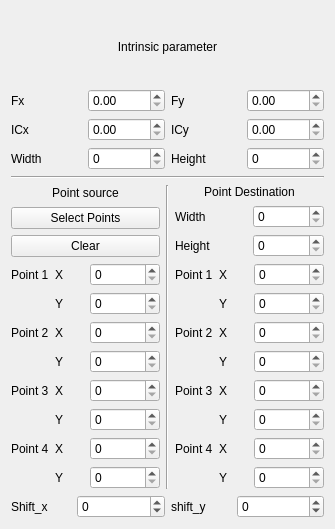
              <widget class="QWidget" name="page_3">
               <property name="geometry">
                <rect>
                 <x>0</x>
                 <y>0</y>
                 <width>335</width>
                 <height>529</height>
                </rect>
               </property>
               <attribute name="label">
                <string>Image 3</string>
               </attribute>
               <layout class="QVBoxLayout" name="verticalLayout_27">
                <item>
                 <layout class="QVBoxLayout" name="verticalLayout_18">
                  <item>
                   <widget class="QLabel" name="label_79">
                    <property name="text">
                     <string>Intrinsic parameter</string>
                    </property>
                    <property name="alignment">
                     <set>Qt::AlignCenter</set>
                    </property>
                   </widget>
                  </item>
                  <item>
                   <layout class="QGridLayout" name="gridLayout_10">
                    <item row="0" column="3">
                     <widget class="QDoubleSpinBox" name="doubleSpinBox_fy_2">
                      <property name="maximum">
                       <double>10000.000000000000000</double>
                      </property>
                     </widget>
                    </item>
                    <item row="2" column="3">
                     <widget class="QDoubleSpinBox" name="doubleSpinBox_icy_2">
                      <property name="maximum">
                       <double>10000.000000000000000</double>
                      </property>
                     </widget>
                    </item>
                    <item row="2" column="2">
                     <widget class="QLabel" name="label_80">
                      <property name="text">
                       <string>ICy</string>
                      </property>
                     </widget>
                    </item>
                    <item row="0" column="2">
                     <widget class="QLabel" name="label_81">
                      <property name="text">
                       <string>Fy</string>
                      </property>
                     </widget>
                    </item>
                    <item row="2" column="0">
                     <widget class="QLabel" name="label_82">
                      <property name="text">
                       <string>ICx</string>
                      </property>
                     </widget>
                    </item>
                    <item row="3" column="0">
                     <widget class="QLabel" name="label_83">
                      <property name="text">
                       <string>Width</string>
                      </property>
                     </widget>
                    </item>
                    <item row="3" column="2">
                     <widget class="QLabel" name="label_84">
                      <property name="text">
                       <string>Height</string>
                      </property>
                     </widget>
                    </item>
                    <item row="0" column="0">
                     <widget class="QLabel" name="label_85">
                      <property name="text">
                       <string>Fx</string>
                      </property>
                     </widget>
                    </item>
                    <item row="3" column="1">
                     <widget class="QSpinBox" name="spinBox_width_2">
                      <property name="minimumSize">
                       <size>
                        <width>70</width>
                        <height>0</height>
                       </size>
                      </property>
                      <property name="maximum">
                       <number>10000</number>
                      </property>
                     </widget>
                    </item>
                    <item row="0" column="1">
                     <widget class="QDoubleSpinBox" name="doubleSpinBox_fx_2">
                      <property name="maximum">
                       <double>10000.000000000000000</double>
                      </property>
                     </widget>
                    </item>
                    <item row="2" column="1">
                     <widget class="QDoubleSpinBox" name="doubleSpinBox_icx_2">
                      <property name="maximum">
                       <double>10000.000000000000000</double>
                      </property>
                     </widget>
                    </item>
                    <item row="3" column="3">
                     <widget class="QSpinBox" name="spinBox_height_2">
                      <property name="minimumSize">
                       <size>
                        <width>70</width>
                        <height>0</height>
                       </size>
                      </property>
                      <property name="maximum">
                       <number>10000</number>
                      </property>
                     </widget>
                    </item>
                   </layout>
                  </item>
                  <item>
                   <widget class="Line" name="line_5">
                    <property name="orientation">
                     <enum>Qt::Horizontal</enum>
                    </property>
                   </widget>
                  </item>
                  <item>
                   <layout class="QHBoxLayout" name="horizontalLayout_6">
                    <item>
                     <layout class="QVBoxLayout" name="verticalLayout_19">
                      <item>
                       <widget class="QLabel" name="label_86">
                        <property name="text">
                         <string>Point source</string>
                        </property>
                        <property name="alignment">
                         <set>Qt::AlignCenter</set>
                        </property>
                       </widget>
                      </item>
                      <item>
                       <layout class="QVBoxLayout" name="verticalLayout_20">
                        <item>
                         <widget class="QPushButton" name="button_select_point_2">
                          <property name="text">
                           <string>Select Points</string>
                          </property>
                          <property name="checkable">
                           <bool>true</bool>
                          </property>
                         </widget>
                        </item>
                        <item>
                         <widget class="QPushButton" name="button_clear_2">
                          <property name="text">
                           <string>Clear</string>
                          </property>
                         </widget>
                        </item>
                       </layout>
                      </item>
                      <item>
                       <layout class="QGridLayout" name="gridLayout_11">
                        <item row="6" column="0">
                         <widget class="QLabel" name="label_87">
                          <property name="text">
                           <string>Point 4</string>
                          </property>
                         </widget>
                        </item>
                        <item row="4" column="2">
                         <widget class="QSpinBox" name="spinBox_src_point3_x_2">
                          <property name="maximum">
                           <number>10000</number>
                          </property>
                         </widget>
                        </item>
                        <item row="1" column="2">
                         <widget class="QSpinBox" name="spinBox_src_point1_y_2">
                          <property name="maximum">
                           <number>10000</number>
                          </property>
                         </widget>
                        </item>
                        <item row="3" column="1">
                         <widget class="QLabel" name="label_88">
                          <property name="text">
                           <string>Y</string>
                          </property>
                         </widget>
                        </item>
                        <item row="0" column="1">
                         <widget class="QLabel" name="label_89">
                          <property name="text">
                           <string>X</string>
                          </property>
                         </widget>
                        </item>
                        <item row="5" column="2">
                         <widget class="QSpinBox" name="spinBox_src_point3_y_2">
                          <property name="maximum">
                           <number>10000</number>
                          </property>
                         </widget>
                        </item>
                        <item row="1" column="1">
                         <widget class="QLabel" name="label_90">
                          <property name="text">
                           <string>Y</string>
                          </property>
                         </widget>
                        </item>
                        <item row="7" column="1">
                         <widget class="QLabel" name="label_91">
                          <property name="text">
                           <string>Y</string>
                          </property>
                         </widget>
                        </item>
                        <item row="4" column="0">
                         <widget class="QLabel" name="label_92">
                          <property name="text">
                           <string>Point 3</string>
                          </property>
                         </widget>
                        </item>
                        <item row="0" column="2">
                         <widget class="QSpinBox" name="spinBox_src_point1_x_2">
                          <property name="minimumSize">
                           <size>
                            <width>70</width>
                            <height>0</height>
                           </size>
                          </property>
                          <property name="maximumSize">
                           <size>
                            <width>10000</width>
                            <height>16777215</height>
                           </size>
                          </property>
                          <property name="maximum">
                           <number>10000</number>
                          </property>
                          <property name="value">
                           <number>0</number>
                          </property>
                         </widget>
                        </item>
                        <item row="5" column="1">
                         <widget class="QLabel" name="label_93">
                          <property name="text">
                           <string>Y</string>
                          </property>
                         </widget>
                        </item>
                        <item row="2" column="2">
                         <widget class="QSpinBox" name="spinBox_src_point2_x_2">
                          <property name="maximum">
                           <number>10000</number>
                          </property>
                         </widget>
                        </item>
                        <item row="2" column="0">
                         <widget class="QLabel" name="label_94">
                          <property name="text">
                           <string>Point 2</string>
                          </property>
                         </widget>
                        </item>
                        <item row="0" column="0">
                         <widget class="QLabel" name="label_95">
                          <property name="text">
                           <string>Point 1</string>
                          </property>
                         </widget>
                        </item>
                        <item row="2" column="1">
                         <widget class="QLabel" name="label_96">
                          <property name="text">
                           <string>X</string>
                          </property>
                         </widget>
                        </item>
                        <item row="6" column="2">
                         <widget class="QSpinBox" name="spinBox_src_point4_x_2">
                          <property name="maximum">
                           <number>10000</number>
                          </property>
                         </widget>
                        </item>
                        <item row="6" column="1">
                         <widget class="QLabel" name="label_97">
                          <property name="text">
                           <string>X</string>
                          </property>
                         </widget>
                        </item>
                        <item row="4" column="1">
                         <widget class="QLabel" name="label_98">
                          <property name="text">
                           <string>X</string>
                          </property>
                         </widget>
                        </item>
                        <item row="3" column="2">
                         <widget class="QSpinBox" name="spinBox_src_point2_y_2">
                          <property name="maximum">
                           <number>10000</number>
                          </property>
                         </widget>
                        </item>
                        <item row="7" column="2">
                         <widget class="QSpinBox" name="spinBox_src_point4_y_2">
                          <property name="maximum">
                           <number>10000</number>
                          </property>
                         </widget>
                        </item>
                       </layout>
                      </item>
                     </layout>
                    </item>
                    <item>
                     <widget class="Line" name="line_6">
                      <property name="orientation">
                       <enum>Qt::Vertical</enum>
                      </property>
                     </widget>
                    </item>
                    <item>
                     <layout class="QVBoxLayout" name="verticalLayout_21">
                      <item>
                       <widget class="QLabel" name="label_99">
                        <property name="text">
                         <string>Point Destination</string>
                        </property>
                        <property name="alignment">
                         <set>Qt::AlignCenter</set>
                        </property>
                       </widget>
                      </item>
                      <item>
                       <layout class="QGridLayout" name="gridLayout_12">
                        <item row="0" column="0">
                         <widget class="QLabel" name="label_100">
                          <property name="text">
                           <string>Width</string>
                          </property>
                         </widget>
                        </item>
                        <item row="0" column="1">
                         <widget class="QSpinBox" name="spinBox_width_dst_2">
                          <property name="maximum">
                           <number>10000</number>
                          </property>
                         </widget>
                        </item>
                        <item row="1" column="0">
                         <widget class="QLabel" name="label_101">
                          <property name="text">
                           <string>Height</string>
                          </property>
                         </widget>
                        </item>
                        <item row="1" column="1">
                         <widget class="QSpinBox" name="spinBox_height_dst_2">
                          <property name="maximum">
                           <number>10000</number>
                          </property>
                         </widget>
                        </item>
                       </layout>
                      </item>
                      <item>
                       <layout class="QGridLayout" name="gridLayout_13">
                        <item row="6" column="0">
                         <widget class="QLabel" name="label_102">
                          <property name="text">
                           <string>Point 4</string>
                          </property>
                         </widget>
                        </item>
                        <item row="1" column="1">
                         <widget class="QLabel" name="label_103">
                          <property name="text">
                           <string>Y</string>
                          </property>
                         </widget>
                        </item>
                        <item row="6" column="2">
                         <widget class="QSpinBox" name="spinBox_dst_point4_x_2">
                          <property name="maximum">
                           <number>10000</number>
                          </property>
                         </widget>
                        </item>
                        <item row="4" column="0">
                         <widget class="QLabel" name="label_104">
                          <property name="text">
                           <string>Point 3</string>
                          </property>
                         </widget>
                        </item>
                        <item row="1" column="2">
                         <widget class="QSpinBox" name="spinBox_dst_point1_y_2">
                          <property name="maximum">
                           <number>10000</number>
                          </property>
                         </widget>
                        </item>
                        <item row="3" column="1">
                         <widget class="QLabel" name="label_105">
                          <property name="text">
                           <string>Y</string>
                          </property>
                         </widget>
                        </item>
                        <item row="5" column="2">
                         <widget class="QSpinBox" name="spinBox_dst_point3_y_2">
                          <property name="maximum">
                           <number>10000</number>
                          </property>
                         </widget>
                        </item>
                        <item row="0" column="0">
                         <widget class="QLabel" name="label_106">
                          <property name="text">
                           <string>Point 1</string>
                          </property>
                         </widget>
                        </item>
                        <item row="7" column="2">
                         <widget class="QSpinBox" name="spinBox_dst_point4_y_2">
                          <property name="maximum">
                           <number>10000</number>
                          </property>
                         </widget>
                        </item>
                        <item row="6" column="1">
                         <widget class="QLabel" name="label_107">
                          <property name="text">
                           <string>X</string>
                          </property>
                         </widget>
                        </item>
                        <item row="3" column="2">
                         <widget class="QSpinBox" name="spinBox_dst_point2_y_2">
                          <property name="maximum">
                           <number>10000</number>
                          </property>
                         </widget>
                        </item>
                        <item row="0" column="2">
                         <widget class="QSpinBox" name="spinBox_dst_point1_x_2">
                          <property name="minimumSize">
                           <size>
                            <width>70</width>
                            <height>0</height>
                           </size>
                          </property>
                          <property name="maximumSize">
                           <size>
                            <width>10000</width>
                            <height>16777215</height>
                           </size>
                          </property>
                          <property name="maximum">
                           <number>10000</number>
                          </property>
                         </widget>
                        </item>
                        <item row="2" column="2">
                         <widget class="QSpinBox" name="spinBox_dst_point2_x_2">
                          <property name="maximum">
                           <number>10000</number>
                          </property>
                         </widget>
                        </item>
                        <item row="2" column="1">
                         <widget class="QLabel" name="label_108">
                          <property name="text">
                           <string>X</string>
                          </property>
                         </widget>
                        </item>
                        <item row="5" column="1">
                         <widget class="QLabel" name="label_109">
                          <property name="text">
                           <string>Y</string>
                          </property>
                         </widget>
                        </item>
                        <item row="7" column="1">
                         <widget class="QLabel" name="label_110">
                          <property name="text">
                           <string>Y</string>
                          </property>
                         </widget>
                        </item>
                        <item row="4" column="1">
                         <widget class="QLabel" name="label_111">
                          <property name="text">
                           <string>X</string>
                          </property>
                         </widget>
                        </item>
                        <item row="2" column="0">
                         <widget class="QLabel" name="label_112">
                          <property name="text">
                           <string>Point 2</string>
                          </property>
                         </widget>
                        </item>
                        <item row="4" column="2">
                         <widget class="QSpinBox" name="spinBox_dst_point3_x_2">
                          <property name="maximum">
                           <number>10000</number>
                          </property>
                         </widget>
                        </item>
                        <item row="0" column="1">
                         <widget class="QLabel" name="label_113">
                          <property name="text">
                           <string>X</string>
                          </property>
                         </widget>
                        </item>
                       </layout>
                      </item>
                     </layout>
                    </item>
                   </layout>
                  </item>
                 </layout>
                </item>
                <item>
                 <layout class="QHBoxLayout" name="horizontalLayout_16">
                  <item>
                   <widget class="QLabel" name="label_219">
                    <property name="maximumSize">
                     <size>
                      <width>60</width>
                      <height>16777215</height>
                     </size>
                    </property>
                    <property name="text">
                     <string>Shift_x</string>
                    </property>
                   </widget>
                  </item>
                  <item>
                   <widget class="QSpinBox" name="spinBox_shift_x_3">
                    <property name="minimum">
                     <number>-1000</number>
                    </property>
                    <property name="maximum">
                     <number>1000</number>
                    </property>
                    <property name="value">
                     <number>0</number>
                    </property>
                   </widget>
                  </item>
                  <item>
                   <widget class="QLabel" name="label_220">
                    <property name="maximumSize">
                     <size>
                      <width>60</width>
                      <height>16777215</height>
                     </size>
                    </property>
                    <property name="text">
                     <string>shift_y</string>
                    </property>
                   </widget>
                  </item>
                  <item>
                   <widget class="QSpinBox" name="spinBox_shift_y_3">
                    <property name="minimum">
                     <number>-1000</number>
                    </property>
                    <property name="maximum">
                     <number>1000</number>
                    </property>
                    <property name="value">
                     <number>0</number>
                    </property>
                   </widget>
                  </item>
                 </layout>
                </item>
               </layout>
              </widget>
